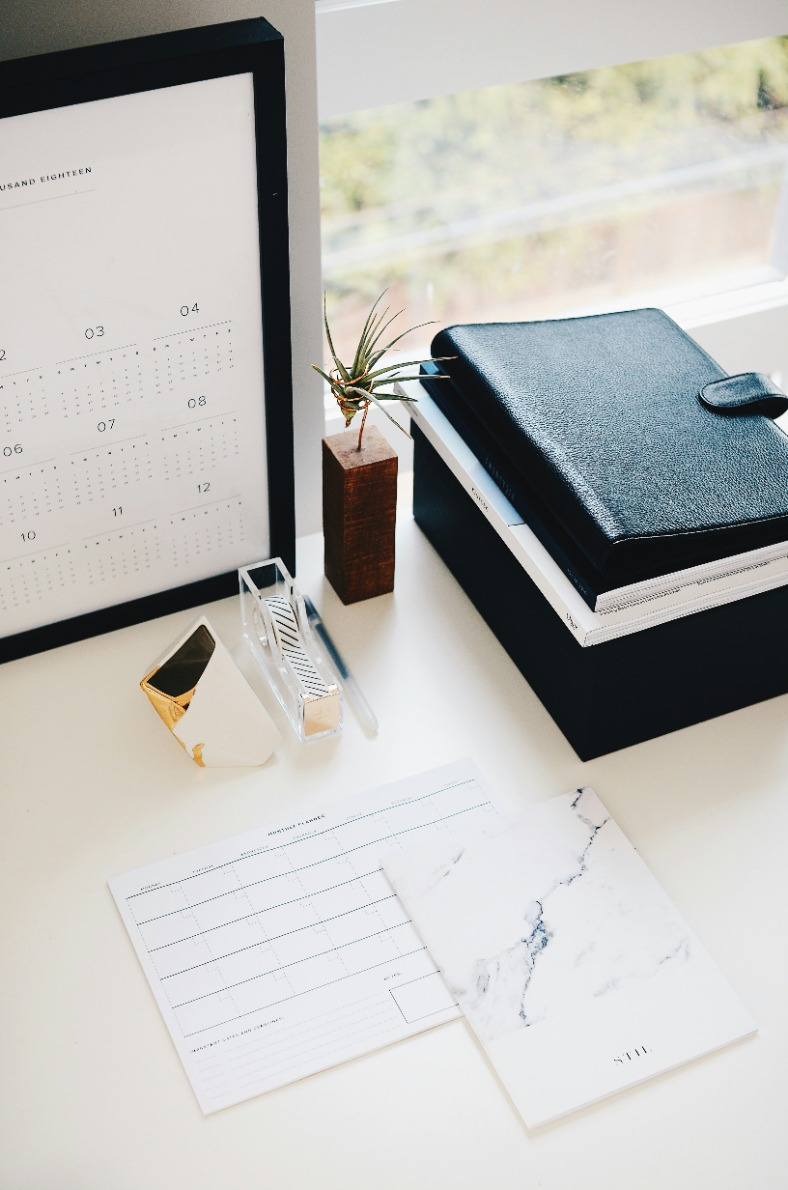
#> input picture change-image-opacity/image.jpg, 788 x 1190 px
$ python main.py
#> lines starting #> are read from the running program, lines starting #| are printed output that depends on the picture
from PIL import Image

def change_opacity(image_path, output_path, opacity):
    # Open the image
#> called with image_path = 'image.jpg', output_path = 'output_image.png', opacity = 0.6
    img = Image.open(image_path).convert("RGBA")  # Ensure it's RGBA for transparency support

    # Extract the alpha channel and adjust it
    r, g, b, a = img.split()
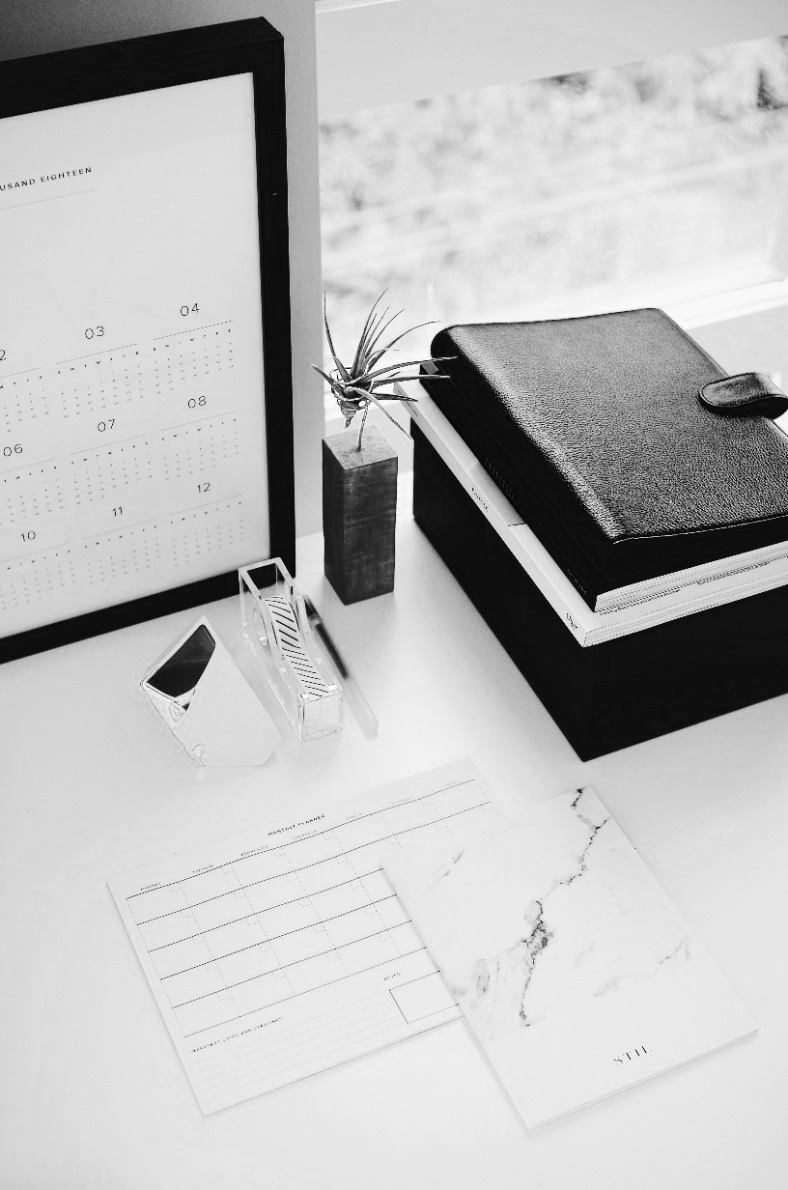
#> r: PIL image 788x1190 L; min 0, max 255, mean 188.2
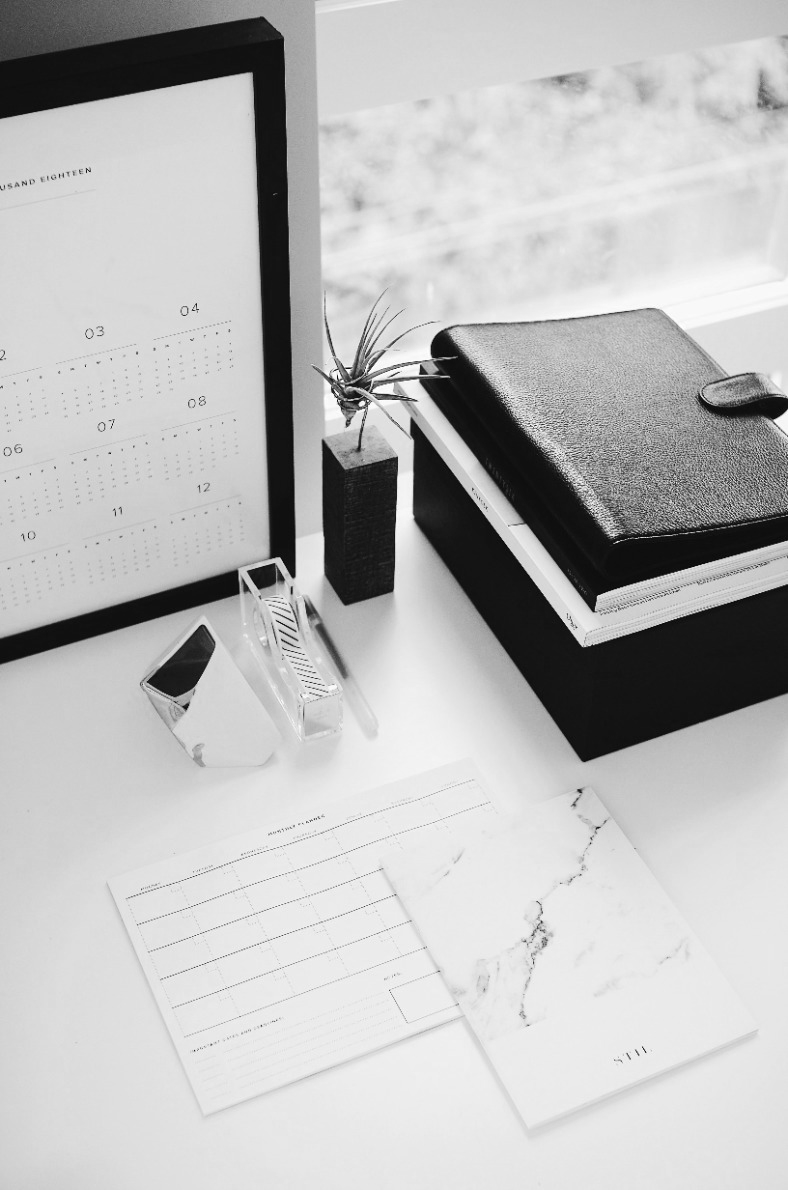
#> g: PIL image 788x1190 L; min 4, max 255, mean 187.8
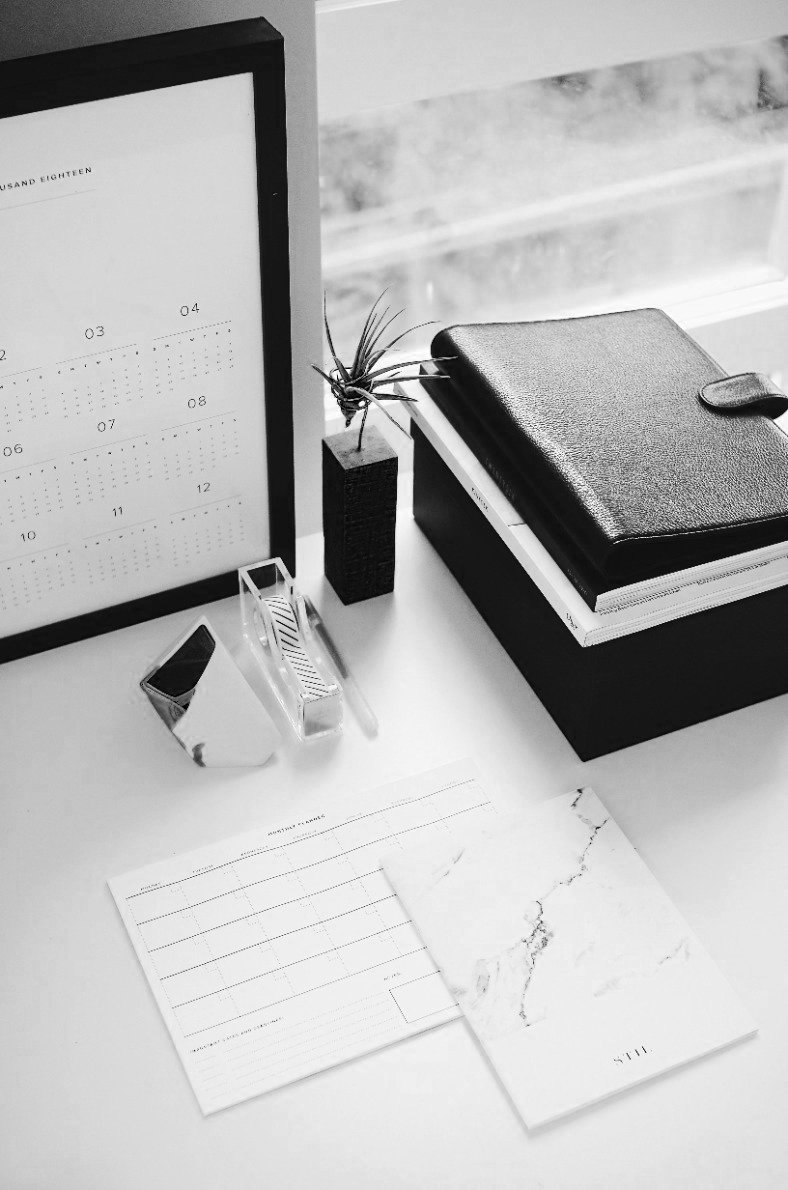
#> b: PIL image 788x1190 L; min 0, max 255, mean 184.6
#> a: PIL image 788x1190 L; every value is 255

    # Apply the opacity factor (opacity is a value between 0 and 1)
    a = a.point(lambda p: int(p * opacity))
#> a: PIL image 788x1190 L; every value is 153

    # Merge the new alpha channel back with the image
    img = Image.merge('RGBA', (r, g, b, a))
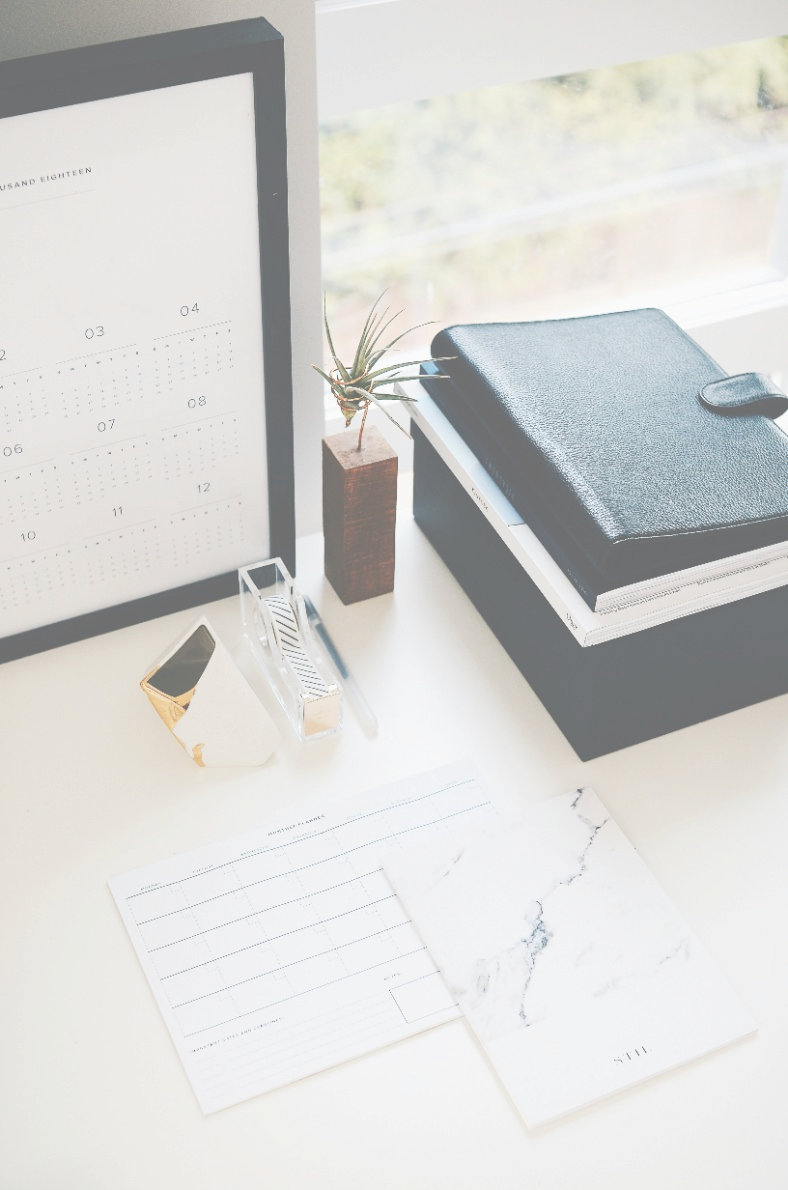
#> img: PIL image 788x1190 RGBA; mean R, G, B, A 188.2, 187.8, 184.6, 153; transparent parts drawn white

    # Save the modified image
    img.save(output_path, format="PNG")

# Example usage
change_opacity("image.jpg", "output_image.png", 0.6)  # Set 50% opacity
